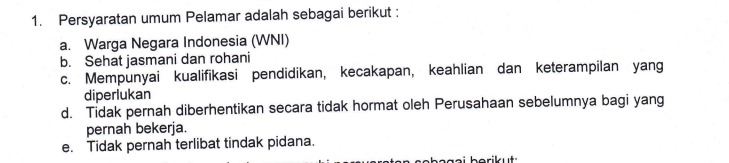
#> input picture test.jpeg, 729 x 163 px
$ python -i crop.py   (imports and definitions only)
#> lines starting #> are read from the running program, lines starting #| are printed output that depends on the picture
import fitz  # PyMuPDF
from pathlib import Path
from PIL import Image, ImageFilter
import numpy as np
import cv2
from io import BytesIO

# ================================
# KONFIGURASI CROP (MM)
# ================================
CROP_LEFT_MM = 15
CROP_RIGHT_MM = 15
CROP_TOP_MM = 25
CROP_BOTTOM_MM = 25
# ================================

def enhance_image(pil_img: Image.Image) -> Image.Image:
    """Enhance image: sharpen + denoise"""
    # Convert ke OpenCV
    img = cv2.cvtColor(np.array(pil_img), cv2.COLOR_RGB2BGR)
#> img is the input picture: shape (163, 729, 3); mean B, G, R 238.7, 238.1, 238.2

    # Denoise (fastNlMeans)
    img = cv2.fastNlMeansDenoisingColored(img, None, h=10, hColor=10, templateWindowSize=7, searchWindowSize=21)

    # Sharpen
    kernel = np.array([[0,-1,0], [-1,5,-1], [0,-1,0]])
    img = cv2.filter2D(img, -1, kernel)
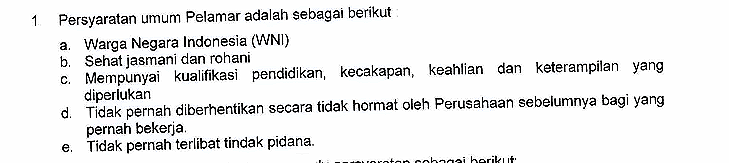
#> img: shape (163, 729, 3); mean B, G, R 235.6, 235.4, 235.3

    # Balik ke PIL
    img = cv2.cvtColor(img, cv2.COLOR_BGR2RGB)
    return Image.fromarray(img)

# [76 lines left out: functions crop_and_enhance_pdf, main, not called in this run]

# [5 lines not run here, left out]

>>> import cv2
>>> picture = cv2.cvtColor(cv2.imread('test.jpeg'), cv2.COLOR_BGR2RGB)
>>> result = enhance_image(picture)
